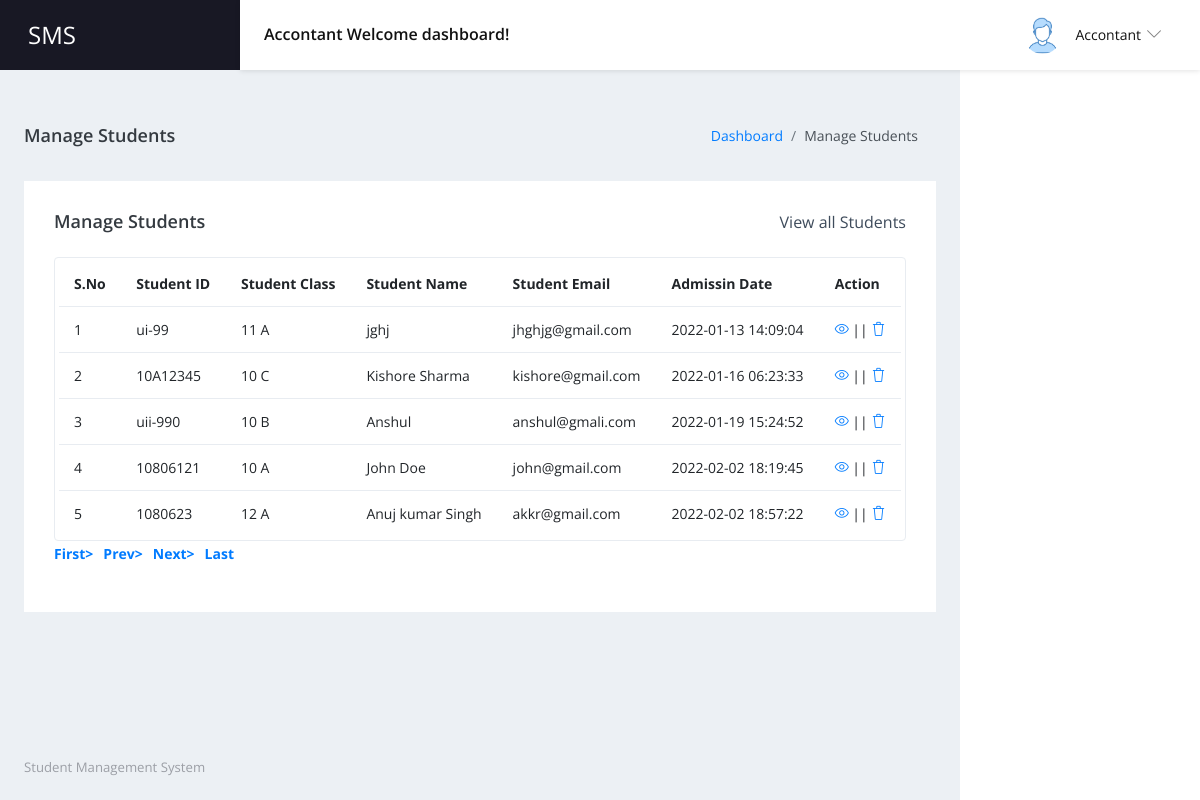
Screenshot of /studentms/accountant/manage-students.php (signed in) with the database file from the repository.
### tables this page shows
CREATE TABLE `tblaccountant` (
  `ID` int(10) NOT NULL,
  `AccountantName` varchar(120) DEFAULT NULL,
  `UserName` varchar(120) DEFAULT NULL,
  `MobileNumber` bigint(10) DEFAULT NULL,
  `Email` varchar(200) DEFAULT NULL,
  `Password` varchar(200) DEFAULT NULL,
  `AccountantRegdate` timestamp NULL DEFAULT current_timestamp()
);

CREATE TABLE `tblstudent` (
  `ID` int(10) NOT NULL,
  `StudentName` varchar(200) DEFAULT NULL,
  `StudentEmail` varchar(200) DEFAULT NULL,
  `StudentClass` varchar(100) DEFAULT NULL,
  `Gender` varchar(50) DEFAULT NULL,
  `DOB` date DEFAULT NULL,
  `StuID` varchar(200) DEFAULT NULL,
  `FatherName` mediumtext DEFAULT NULL,
  `MotherName` mediumtext DEFAULT NULL,
  `ContactNumber` bigint(10) DEFAULT NULL,
  `AltenateNumber` bigint(10) DEFAULT NULL,
  `Address` mediumtext DEFAULT NULL,
  `UserName` varchar(200) DEFAULT NULL,
  `Password` varchar(200) DEFAULT NULL,
  `Image` varchar(200) DEFAULT NULL,
  `DateofAdmission` timestamp NULL DEFAULT current_timestamp()
);

CREATE TABLE `tblclass` (
  `ID` int(5) NOT NULL,
  `ClassName` varchar(50) DEFAULT NULL,
  `Section` varchar(20) DEFAULT NULL,
  `CreationDate` timestamp NULL DEFAULT current_timestamp()
);

### studentms/accountant/manage-students.php (the view, shortened to what this page needs)
<?php
include('includes/dbconnection.php');
if (strlen($_SESSION['sturecmsaid']==0)) {
  header('location:logout.php');
  } else{
?>
<!DOCTYPE html>
<html lang="en">
  <head>
    <link rel="stylesheet" href="vendors/simple-line-icons/css/simple-line-icons.css">
    <link rel="stylesheet" href="vendors/flag-icon-css/css/flag-icon.min.css">
    <link rel="stylesheet" href="vendors/css/vendor.bundle.base.css">
    <link rel="stylesheet" href="./vendors/daterangepicker/daterangepicker.css">
    <link rel="stylesheet" href="./vendors/chartist/chartist.min.css">
    <link rel="stylesheet" href="./css/style.css">
  </head>
  <body>
    <div class="container-scroller">
     <?php include_once('includes/header.php');?>
      <div class="container-fluid page-body-wrapper">
        <div class="main-panel">
          <div class="content-wrapper">
             <div class="page-header">
              <h3 class="page-title"> Manage Students </h3>
              <nav aria-label="breadcrumb">
                <ol class="breadcrumb">
                  <li class="breadcrumb-item"><a href="dashboard.php">Dashboard</a></li>
                  <li class="breadcrumb-item active" aria-current="page"> Manage Students</li>
                </ol>
              </nav>
            </div>
            <div class="row">
              <div class="col-md-12 grid-margin stretch-card">
                <div class="card">
                  <div class="card-body">
                    <div class="d-sm-flex align-items-center mb-4">
                      <h4 class="card-title mb-sm-0">Manage Students</h4>
                      <a href="#" class="text-dark ml-auto mb-3 mb-sm-0"> View all Students</a>
                    </div>
                    <div class="table-responsive border rounded p-1">
                      <table class="table">
                        <thead>
                          <tr>
                            <th class="font-weight-bold">S.No</th>
                            <th class="font-weight-bold">Student ID</th>
                            <th class="font-weight-bold">Student Class</th>
                            <th class="font-weight-bold">Student Name</th>
                            <th class="font-weight-bold">Student Email</th>
                            <th class="font-weight-bold">Admissin Date</th>
                            <th class="font-weight-bold">Action</th>
                          </tr>
                        </thead>
                        <tbody>
                           <?php
                            if (isset($_GET['pageno'])) {
            $pageno = $_GET['pageno'];
        } else {
            $pageno = 1;
        }
        $no_of_records_per_page = 15;
        $offset = ($pageno-1) * $no_of_records_per_page;
       $ret = "SELECT ID FROM tblstudent";
$query1 = $dbh -> prepare($ret);
$query1->execute();
$total_rows=$query1->rowCount();
$total_pages = ceil($total_rows / $no_of_records_per_page);
$sql="SELECT tblstudent.StuID,tblstudent.ID as sid,tblstudent.StudentName,tblstudent.StudentEmail,tblstudent.DateofAdmission,tblclass.ClassName,tblclass.Section from tblstudent join tblclass on tblclass.ID=tblstudent.StudentClass LIMIT $offset, $no_of_records_per_page";
$query = $dbh -> prepare($sql);
$query->execute();
$results=$query->fetchAll(PDO::FETCH_OBJ);
$cnt=1;
if($query->rowCount() > 0)
{
foreach($results as $row)
{               ?>
                          <tr>
                            <td><?php echo htmlentities($cnt);?></td>
                            <td><?php  echo htmlentities($row->StuID);?></td>
                            <td><?php  echo htmlentities($row->ClassName);?> <?php  echo htmlentities($row->Section);?></td>
                            <td><?php  echo htmlentities($row->StudentName);?></td>
                            <td><?php  echo htmlentities($row->StudentEmail);?></td>
                            <td><?php  echo htmlentities($row->DateofAdmission);?></td>
                            <td>
                              <div><a href="edit-student-detail.php?editid=<?php echo htmlentities ($row->sid);?>"><i class="icon-eye"></i></a>
                                                || <a href="manage-students.php?delid=<?php echo ($row->sid);?>" onclick="return confirm('Do you really want to Delete ?');"> <i class="icon-trash"></i></a></div>
                            </td>
                          </tr><?php $cnt=$cnt+1;}} ?>
                        </tbody>
                      </table>
                    </div>
                    <div align="left">
    <ul class="pagination" >
        <li><a href="?pageno=1"><strong>First></strong></a></li>
        <li class="<?php if($pageno <= 1){ echo 'disabled'; } ?>">
            <a href="<?php if($pageno <= 1){ echo '#'; } else { echo "?pageno=".($pageno - 1); } ?>"><strong style="padding-left: 10px">Prev></strong></a>
        </li>
        <li class="<?php if($pageno >= $total_pages){ echo 'disabled'; } ?>">
            <a href="<?php if($pageno >= $total_pages){ echo '#'; } else { echo "?pageno=".($pageno + 1); } ?>"><strong style="padding-left: 10px">Next></strong></a>
        </li>
        <li><a href="?pageno=<?php echo $total_pages; ?>"><strong style="padding-left: 10px">Last</strong></a></li>
    </ul>
</div>
                  </div>
                </div>
              </div>
            </div>
          </div>
         <?php include_once('includes/footer.php');?>
        </div>
      </div>
    </div>
  </body>
</html><?php }  ?>

### studentms/accountant/includes/header.php (shortened to what this page needs)
 <nav class="navbar default-layout-navbar col-lg-12 col-12 p-0 fixed-top d-flex flex-row">
        <div class="navbar-brand-wrapper d-flex align-items-center">
          <a class="navbar-brand brand-logo" href="dashboard.php">
            <strong style="color: white;">SMS</strong>
          </a>
        </div><?php
         $aid= $_SESSION['sturecmsaid'];
$sql="SELECT * from tblaccountant where ID=:aid";
$query = $dbh -> prepare($sql);
$query->bindParam(':aid',$aid,PDO::PARAM_STR);
$query->execute();
$results=$query->fetchAll(PDO::FETCH_OBJ);
$cnt=1;
if($query->rowCount() > 0)
{
foreach($results as $row)
{               ?>
        <div class="navbar-menu-wrapper d-flex align-items-center flex-grow-1">
          <h5 class="mb-0 font-weight-medium d-none d-lg-flex"><?php  echo htmlentities($row->AccountantName);?> Welcome dashboard!</h5>
          <ul class="navbar-nav navbar-nav-right ml-auto">
            <li class="nav-item dropdown d-none d-xl-inline-flex user-dropdown">
              <a class="nav-link dropdown-toggle" id="UserDropdown" href="#" data-toggle="dropdown" aria-expanded="false">
                <img class="img-xs rounded-circle ml-2" src="images/faces/face8.jpg" alt="Profile image"> <span class="font-weight-normal"> <?php  echo htmlentities($row->AccountantName);?> </span></a>
                <?php $cnt=$cnt+1;}} ?>
            </li>
          </ul>
        </div>
      </nav>

### rows the page displays
tblaccountant: AccountantName "Accontant"
tblstudent: StuID "ui-99", tblclass.ClassName "11", tblclass.Section "A", StudentName "jghj", StudentEmail "jhghjg@gmail.com", DateofAdmission "2022-01-13 14:09:04"
tblstudent: StuID "10A12345", tblclass.ClassName "10", tblclass.Section "C", StudentName "Kishore Sharma", StudentEmail "kishore@gmail.com", DateofAdmission "2022-01-16 06:23:33"
tblstudent: StuID "uii-990", tblclass.ClassName "10", tblclass.Section "B", StudentName "Anshul", StudentEmail "anshul@gmali.com", DateofAdmission "2022-01-19 15:24:52"
tblstudent: StuID "10806121", tblclass.ClassName "10", tblclass.Section "A", StudentName "John Doe", StudentEmail "john@gmail.com", DateofAdmission "2022-02-02 18:19:45"
tblstudent: StuID "1080623", tblclass.ClassName "12", tblclass.Section "A", StudentName "Anuj kumar Singh", StudentEmail "akkr@gmail.com", DateofAdmission "2022-02-02 18:57:22"
